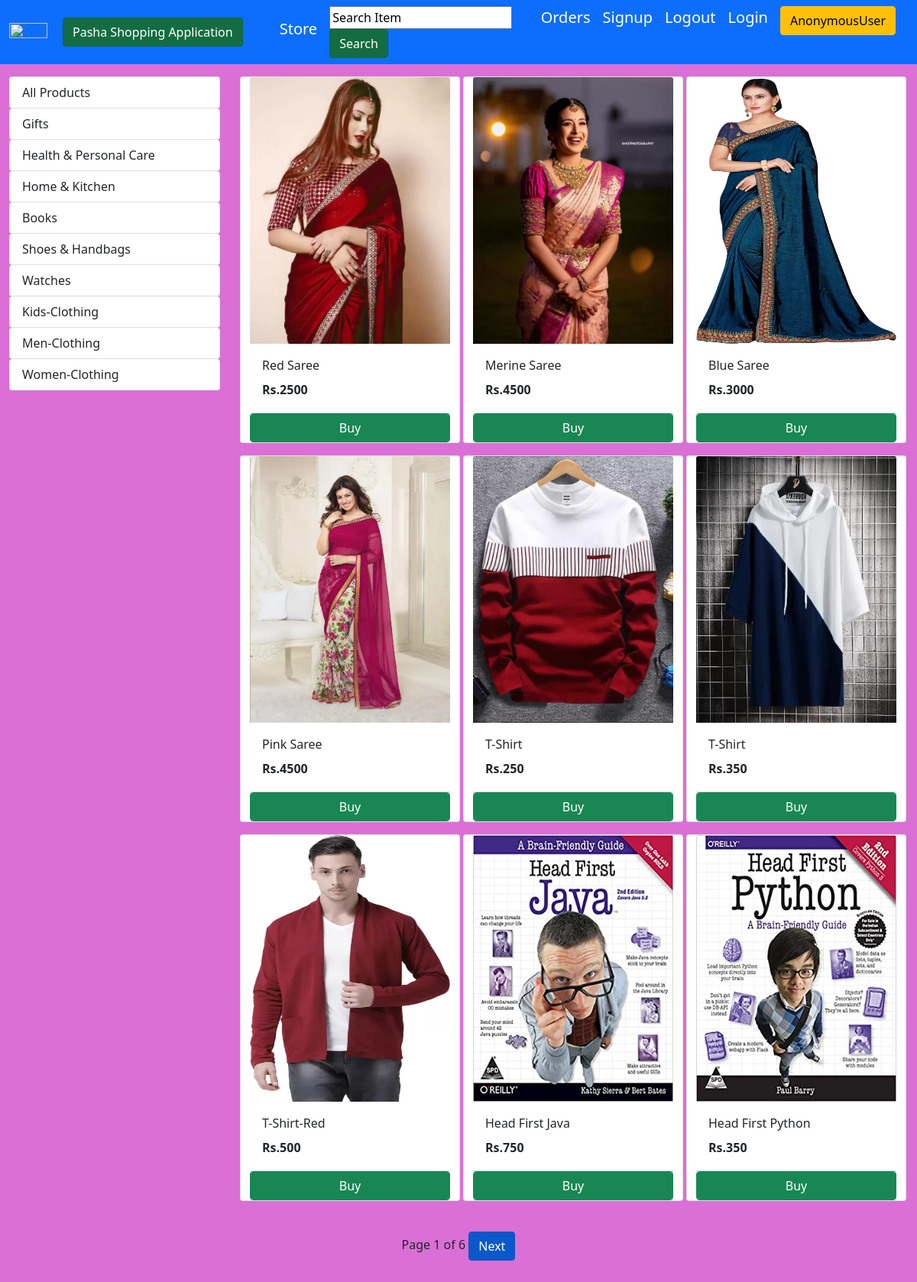
/home/, run on the app's committed database.
### testapp/models.py (models this page shows, shortened)
class Category(models.Model):
    name = models.CharField(max_length=50)

class Products(models.Model):
    name = models.CharField(max_length=60)
    price = models.IntegerField(default=0)
    category = models.ForeignKey(Category, on_delete=models.CASCADE, default=1)
    description = models.CharField(max_length=250, default='', blank=True, null=True)
    image = models.ImageField(upload_to='static/images/')

### testapp/views.py (the view)
# urls.py: path('home/', views.home_view),
def home_view(request):
    category = Category.objects.all()
    products = Products.objects.all()
    form = forms.SearchForm()
    paginator = Paginator(products,9)
    page_number = request.GET.get('page')
    try:
       products = paginator.page(page_number)
    except PageNotAnInteger:
        products = paginator.page(1)
    except EmptyPage:
        products = paginator.page(paginator.num_pages)
    if request.method =="POST":
        form = forms.SearchForm(request.POST)
        if form.is_valid():
            name = form.cleaned_data["search"]
            products = Products.objects.filter(name__icontains = name)
            print(products)
    return render(request, 'testapp/index.html', {"categories": category, "products": products,"form":form})

### testapp/forms.py
class SearchForm(forms.Form):
    search = forms.CharField(max_length=10,label="",initial="Search Item")

### testapp/templatetags/cust_filters.py (called while the page is built)
@register.filter(name='currency')
def price_filter(value):
    result = "Rs."+str(value)
    return result

### templates/testapp/index.html (shortened to what this page needs)
<!DOCTYPE html>
{% load static %}
{% load cust_filters %}
<html>
  <head>
    <link href="https://cdn.jsdelivr.net/npm/bootstrap@5.1.3/dist/css/bootstrap.min.css" rel="stylesheet">
    <link rel = "stylesheet" href ="{% static 'css/base1.css' %}">
  </head>
  <body>
    <nav class="navbar navbar-expand-sm bg-primary active" ">
      <div class="container-fluid">
        <ul class="navbar-nav">
          <li>
            <a class="navbar-brand" style="color: white;"  href="#" ><img src="https://www.freepnglogos.com/uploads/shopping-cart-png/shopping-cart-svg-png-icon-download-28.png" style="width:50px;height:50px,color:text-light;" />&emsp;<strong class="btn btn-success active">Pasha Shopping Application</strong></a>
          </li>&emsp;&emsp;
          <li class="nav-item">
            <a class="navbar-brand" style="color: white;" href="/home">Store</a>
          </li>
    </ul>
    <ul class="navbar-nav">
		<form method = "POST">
			{{form}}
			<input type="submit" value="Search" class="btn btn-success active">&emsp;
			</form>
      <li>
        <a class="navbar-brand" style="color: white;" href="/orderitems">Orders</a>
      </li>
      <li>
        <a class="navbar-brand" style="color: white;" href="/signup">Signup</a>
      </li>
      <li>
        <a class="navbar-brand"style="color: white;" href="/accounts/logout/">Logout</a>
      </li>
      <li>
        <a class="navbar-brand"style="color: white;" href="/accounts/login/">Login</a>
      </li>
      <li>
        <a class="navbar-brand" style="color: white;"  href="#"><strong  class="btn btn-warning">{{request.user}}</strong></a>
      </li>
    </ul>
  </div>
</nav>
<div class="container-fluid mt-3">
	<div class="row">
		<div class="col-lg-3 mx-auto">
			<div class="list-group">
				<a href="/home" class="list-group-item list-group-item-action btn btn-outline-success">All Products</a>
				{% for category in categories %}
				<a href="/{{category.id}}"
					class="list-group-item list-group-item-action btn btn-outline-success ">{{category.name}}</a>
				{% endfor %}
			</div>
		</div>
		<div id='products' class="col-lg-9 mx-auto">
			<div class="row mx-auto">
				{% for product in products %}
				<div class="card mx-auto mb-3" id={{product.id}} style="width: 18rem;height:30rem">
					<img class="card-img-top" src="{{product.image.url}}" alt="Card image cap">
					<div class="card-body">
						<p class="card-title">{{product.name|title}}</p>
						<p class="card-text"><b>{{product.price|currency}}</b></p>
					</div>
					<div class="card-footer p-0 no-gutters">
						{% if product %}
						<div class="row no-gutters">
						<form action="" method="POST" class="btn-block">
							<a href="/order/{{product.id}}" class="float-right btn btn-success form-control">Buy</a>
						</form>
						</div>
						{% endif %}
					</div>
				</div>
				{% endfor %}
			</div>
		</div>
	</div>
</div><br>
{% include 'testapp/pagination.html' with page=products %}<br><br>
  </body>
</html>

### templates/testapp/pagination.html (shortened to what this page needs)
<div class="paginator" align="center">
        <span class="current">
            Page {{page.number}} of {{page.paginator.num_pages}}
            </span>
            <span>
                {% if page.has_next %}
                <a href="?page={{page.next_page_number}}" class="btn btn-primary active">Next</a>
                {% endif %}
                </span>
    </div>

### static/css/base1.css (style rules this page uses)
body { background-color: orchid; }
img { width: 100%; height: 73%; }

### data on the page
Category: name "Gifts"
Category: name "Health & Personal Care"
Category: name "Home & Kitchen"
Category: name "Books"
Category: name "Shoes & Handbags"
Category: name "Watches"
Category: name "Kids-Clothing"
Category: name "Men-Clothing"
Category: name "Women-Clothing"
Products: {{ product.id }} 1 (drawn), image (picture), name "Red Saree", price "Rs.2500"
Products: image (picture), name "Merine Saree", price "Rs.4500"
Products: {{ product.id }} 3 (drawn), image (picture), name "Blue Saree", price "Rs.3000"
Products: image (picture), name "Pink Saree", price "Rs.4500"
Products: image (picture), name "T-Shirt", price "Rs.250"
Products: image (picture), name "T-Shirt", price "Rs.350"
Products: image (picture), name "T-Shirt-Red", price "Rs.500"
Products: image (picture), name "Head First Java", price "Rs.750"
Products: image (picture), name "Head First Python", price "Rs.350"

### other printed values
{{ request.user }} "AnonymousUser"
{{ page.number }} "1"
{{ page.paginator.num_pages }} "6"
